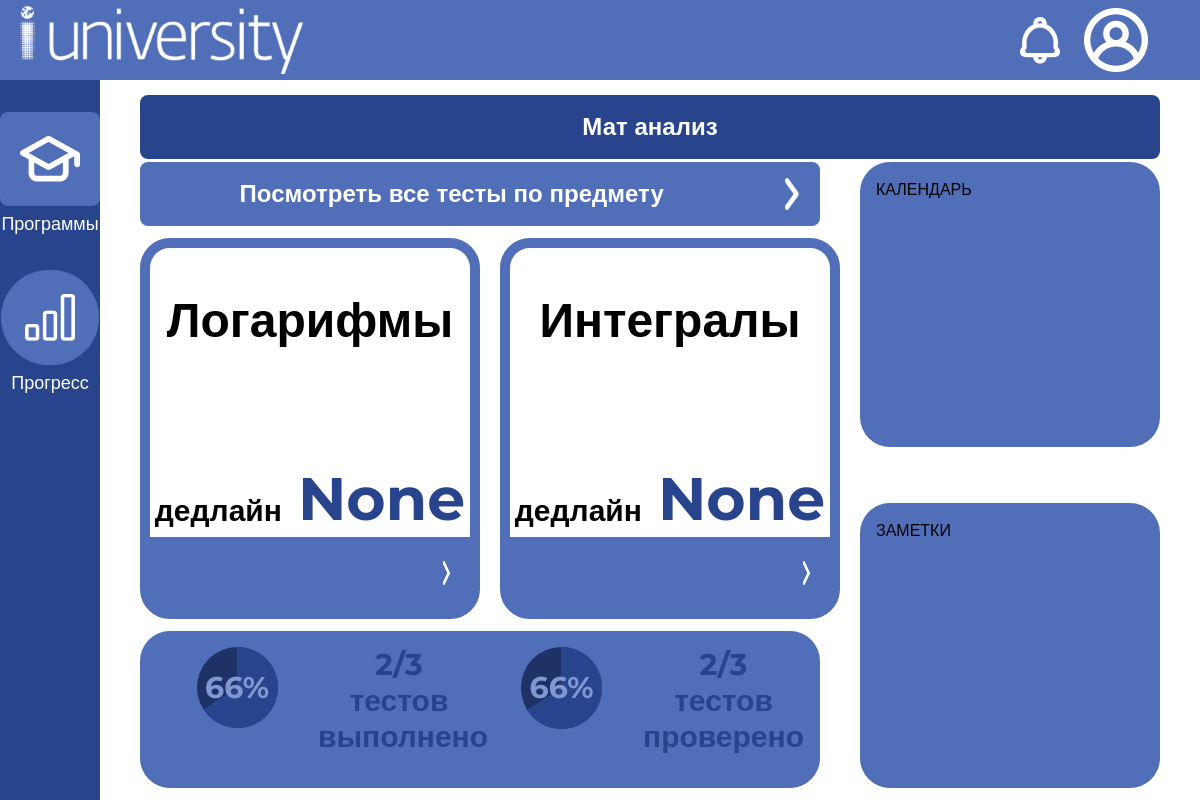
The app's page /student/sets/3, older data.
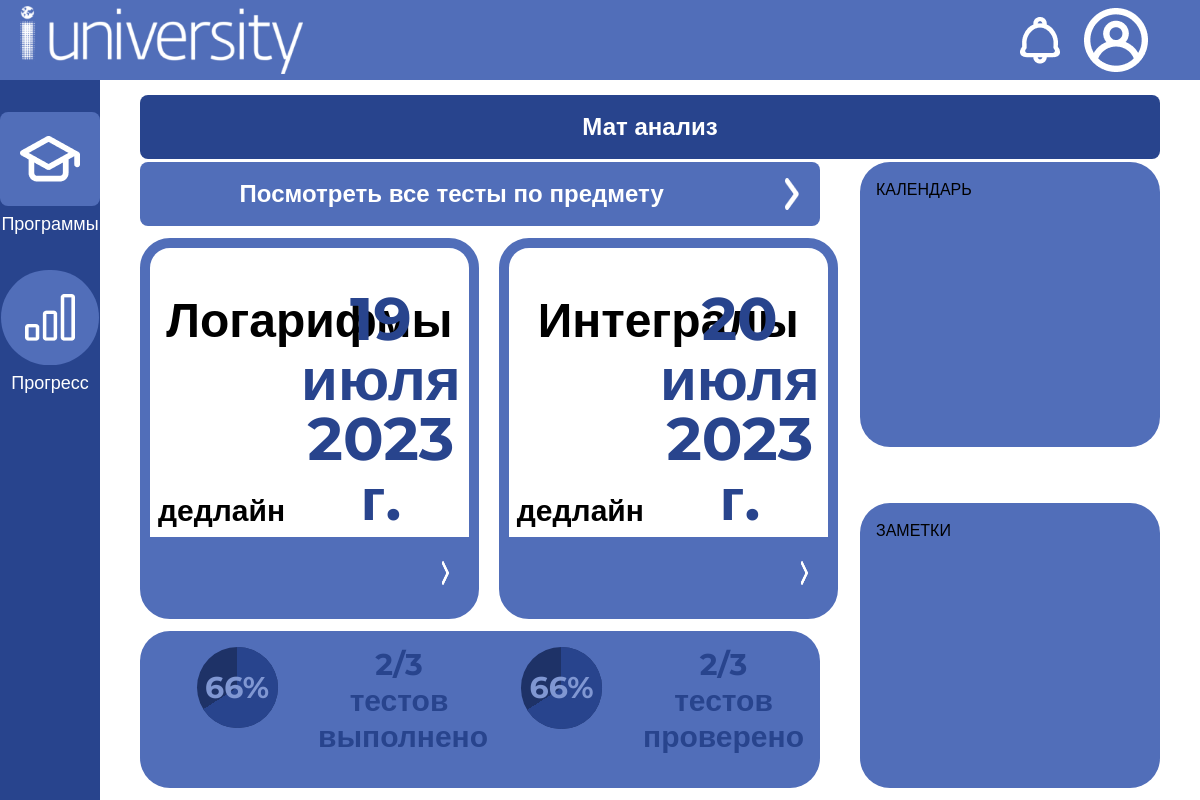
The same page, newer data.
### testing_system/models.py (models this page shows)
class Set(models.Model):
    name = models.TextField(default='')
    description = models.TextField(default='')
    author = models.ForeignKey(User, on_delete=models.CASCADE, null=True)

class Test(models.Model):
    name = models.TextField(default='')
    description = models.TextField(default='')
    deadline = models.DateField(null=True)
    set = models.ForeignKey(Set, on_delete=models.CASCADE, null=True)

### testing_system/views.py (the view)
# urls.py: path("student/sets/<int:set_id>", views.set_description_view, name="setDescription"),
def set_description_view(request, set_id):
    set = Set.objects.get(id=set_id)
    tests = Test.objects.filter(set=set).order_by('deadline')[0:2].all()
    return render(request, 'testing_system/setDescription.html', context={'set': set, 'tests': tests})

### testing_system/templates/testing_system/setDescription.html (shortened to what this page needs)
<!doctype html>
{% load static %}
<html lang="ru">
<head>
    <script src="https://cdn.tailwindcss.com"></script>
    <link rel="stylesheet" href="{% static "css/bodystyle.css" %}" />
    <link rel="stylesheet" href="{% static "css/font.css" %}" />
    <link rel="stylesheet" href="{% static "css/setDescription.css" %}" />
    <link rel="stylesheet" href="{% static "css/interface.css" %}" />
</head>
<body>
    <div class="w-screen h-screen overflow-hidden">
        {% include "pattern/header.html" %}
        <div class="flex flex-row" id="main">
            {% include "pattern/nav.html" %}
            <div class="w-11/12 px-10 flex flex-col py-3">
                <div class="flex flex-none items-center justify-center w-full" id="main-header">
                    <div class="w-full p-4 bg-[#28448D] text-[#FFFFFF] rounded-lg text-center text-2xl font-bold select-none">
                        {{set.name}}
                    </div>
                </div>
                <div class="flex flex-row w-full" id="main-main">
                    <div class="flex flex-col w-2/3 h-full mr-5">
                        <div class="flex flex-col w-full h-3/4">
                            <form action="{% url 'setTests' set.id %}" class="w-full">
                                <button type="submit" class="transition duration-300 ease-in-out w-full h-full flex flex-row bg-[#516EB9] rounded-lg hover:bg-[#5066A0]">
                                    <div class="text-[#FFFFFF] text-center text-2xl font-bold select-none p-4 w-11/12">
                                        Посмотреть все тесты по предмету
                                    </div>
                                    <div class="w-1/12 h-full flex justify-center items-center">
                                        <img src="{% static "images/arrow_right.png" %}" class="w-1/4 h-1/2 select-none" />
                                    </div>
                                </button>
                            </form>
                            <div class="flex flex-row h-full my-3">
                                {%for test in tests%}
                                <div class="rounded-[30px] border-[10px] border-[#516EB9] h-full w-1/2 flex flex-col mr-5">
                                    <div class="h-2/5 text-[#000000] font-bold text-5xl select-none text-center flex items-center justify-center">
                                        {{test.name}}
                                    </div>
                                    <div class="h-2/5 font-bold select-none text-center flex flex-row justify-center items-end">
                                        <div class="text-3xl p-2 text-[#000000] ">дедлайн</div><div class=" p-2 text-6xl text-[#28448D]">{{test.deadline}}</div>
                                    </div>
                                    <div class="bg-[#516EB9] h-1/5">
                                        <div class="flex justify-end items-center h-full w-full">
                                            <img src="{% static "images/arrow_right.png" %}" class="w-1/12 h-1/3 select-none pr-5" />
                                        </div>
                                    </div>
                                </div>
                                {% endfor %}
                            </div>
                        </div>
                        <div class="w-full h-1/4">
                            <div class="bg-[#516EB9] w-full h-full rounded-[30px] text-[#28448D] p-4 flex flex-row">
                                <div class="w-1/2 flex flex-row h-full">
                                    <div class="w-3/4 h-full">
                                        {% with lol=66 %}
                                        <div class="pie animate no-round w-1/2 flex mx-auto" style="--p: {{ lol }}; --c: #28448D;">
                                            <div class="text-[#8097D2] font-bold text-3xl relative select-none flex items-center">
                                                {{ lol }}%
                                            </div>
                                        </div>
                                        {% endwith %}
                                    </div>
                                    <div class="w-1/2 h-full">
                                        <div class="flex flex-col w-full h-full">
                                            <div class="font-bold text-3xl text-center select-none">
                                                2/3
                                            </div>
                                            <div class="font-extrabold text-3xl text-center select-none">
                                                тестов выполнено
                                            </div>
                                        </div>
                                    </div>
                                </div>
                                <div class="w-1/2 flex flex-row h-full">
                                    <div class="w-3/4 h-full">
                                        {% with lol=66 %}
                                        <div class="pie animate no-round w-1/2 flex mx-auto" style="--p: {{ lol }}; --c: #28448D;">
                                            <div class="text-[#8097D2] font-bold text-3xl relative select-none flex items-center">
                                                {{ lol }}%
                                            </div>
                                        </div>
                                        {% endwith %}
                                    </div>
                                    <div class="w-1/2 h-full">
                                        <div class="flex flex-col w-full h-full">
                                            <div class="font-bold text-3xl text-center select-none">
                                                2/3
                                            </div>
                                            <div class="font-extrabold text-3xl text-center select-none">
                                                тестов проверено
                                            </div>
                                        </div>
                                    </div>
                                </div>
                            </div>
                        </div>
                    </div>
                    <div class="flex flex-col w-1/3 h-full ml-5">
                        <div class="w-full h-1/2 mb-7">
                            <div class="rounded-[30px] bg-[#516EB9] h-full p-4">
                                КАЛЕНДАРЬ
                            </div>
                        </div>
                        <div class="w-full h-1/2 mt-7">
                            <div class="rounded-[30px] bg-[#516EB9] h-full p-4">
                                ЗАМЕТКИ
                            </div>
                        </div>
                    </div>
                </div>
            </div>
        </div>
    </div>
</body>
</html>

### testing_system/templates/pattern/header.html (shortened to what this page needs)
{% load static %}
<div class="w-full bg-[#516EB9] flex flex-row ustify-between" id="header">
    <div class="flex items-center w-auto pl-5">
        <img src="{% static "images/tiuyu_name.png" %}" class="py-4 select-none" />
    </div>
    <div class="flex justify-end items-center w-full pr-10">
        <img src="{% static "images/bell.png" %}" class="px-3 select-none" />
        <div class="group/item">
            <img src="{% static "images/profile.png" %}" class="select-none px-3" />
        </div>
    </div>
</div>

### testing_system/templates/pattern/nav.html
{% load static %}
<div class="h-full bg-[#28448D] w-1/12 flex flex-col">
    <form action="{% url 'studentHome' %}" class="mt-8">
        <button type="submit" class="transition duration-300 ease-in-out bg-[#516EB9] h-fit w-fit rounded-lg flex mx-auto hover:bg-[#5066A0]">
            <img src="{% static "images/study_hat.png" %}" class="px-5 py-6 select-none" />
        </button>
        <div class="flex mx-auto text-[#FFFFFF] h-fit w-fit font-medium text-lg mt-1 select-none">Программы</div>
    </form>
    <form action="{% url 'progress' %}" class="mt-8">
        <button type="submit" class="transition duration-300 ease-in-out bg-[#516EB9] h-fit w-fit rounded-full flex mx-auto hover:bg-[#5066A0]">
            <img src="{% static "images/progress.png" %}" class="px-6 py-6 select-none" />
        </button>
        <div class="flex mx-auto text-[#FFFFFF] h-fit w-fit font-medium text-lg mt-1 select-none">Прогресс</div>
    </form>
</div>

### testing_system/static/css/bodystyle.css (style rules this page uses)
body { background-color: #FFFFFF; }
#header { height: 10%; }
#main { height: 90%; }

### testing_system/static/css/setDescription.css (style rules this page uses)
.pie { --p: 20; --b: 22px; --c: darkred; aspect-ratio: 1; position: relative; display: inline-grid; place-content: center; background-color: #1E3267; border-radius: 100%; }
.pie:before, .pie:after { content: ""; position: absolute; border-radius: 50%; }
.pie:before { inset: 0; background: radial-gradient(farthest-side,var(--c) 98%,#0000) top/var(--b) var(--b) no-repeat, conic-gradient(var(--c) calc(var(--p)*1%),#0000 0); }
.pie:after { inset: calc(50% - var(--b)/2); background: var(--c); transform: rotate(calc(var(--p)*3.6deg)) translateY(calc(50% - var(--w)/2)); }
.animate { animation: p 1s .5s both; }
.no-round:before { background-size: 0 0,auto; }
.no-round:after { content: none; }

### testing_system/static/css/interface.css (style rules this page uses)
#main-header { height: 10%; }
#main-main { height: 90%; }

Row changes from the older to the newer data that the page shows:
changed Test "Логарифмы": deadline "None" → "19 июля 2023 г."
changed Test "Интегралы": deadline "None" → "20 июля 2023 г."
